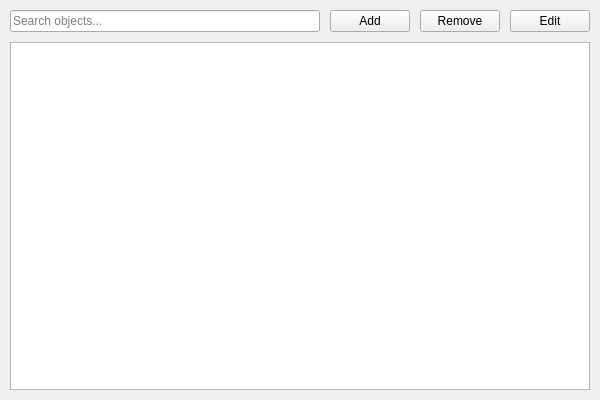
<?xml version="1.0" encoding="UTF-8"?>
<ui version="4.0">
 <class>ObjectWindow</class>
 <widget class="QWidget" name="ObjectWindow">
  <property name="geometry">
   <rect>
    <x>0</x>
    <y>0</y>
    <width>600</width>
    <height>400</height>
   </rect>
  </property>
  <layout class="QVBoxLayout" name="mainLayout">
   <property name="spacing">
    <number>10</number>
   </property>
   <property name="leftMargin">
    <number>10</number>
   </property>
   <property name="topMargin">
    <number>10</number>
   </property>
   <property name="rightMargin">
    <number>10</number>
   </property>
   <property name="bottomMargin">
    <number>10</number>
   </property>
   <item>
    <layout class="QHBoxLayout" name="topLayout">
     <property name="spacing">
      <number>10</number>
     </property>
     <item>
      <widget class="QLineEdit" name="searchEdit">
       <property name="placeholderText">
        <string>Search objects...</string>
       </property>
      </widget>
     </item>
     <item>
      <widget class="QPushButton" name="addButton">
       <property name="text">
        <string>Add</string>
       </property>
      </widget>
     </item>
     <item>
      <widget class="QPushButton" name="removeButton">
       <property name="text">
        <string>Remove</string>
       </property>
      </widget>
     </item>
     <item>
      <widget class="QPushButton" name="editButton">
       <property name="text">
        <string>Edit</string>
       </property>
      </widget>
     </item>
    </layout>
   </item>
   <item>
    <widget class="QTreeView" name="objectTreeView">
     <property name="alternatingRowColors">
      <bool>true</bool>
     </property>
     <property name="selectionBehavior">
      <enum>QAbstractItemView::SelectRows</enum>
     </property>
     <property name="sortingEnabled">
      <bool>true</bool>
     </property>
    </widget>
   </item>
  </layout>
 </widget>
 <resources/>
 <connections/>
</ui> 
